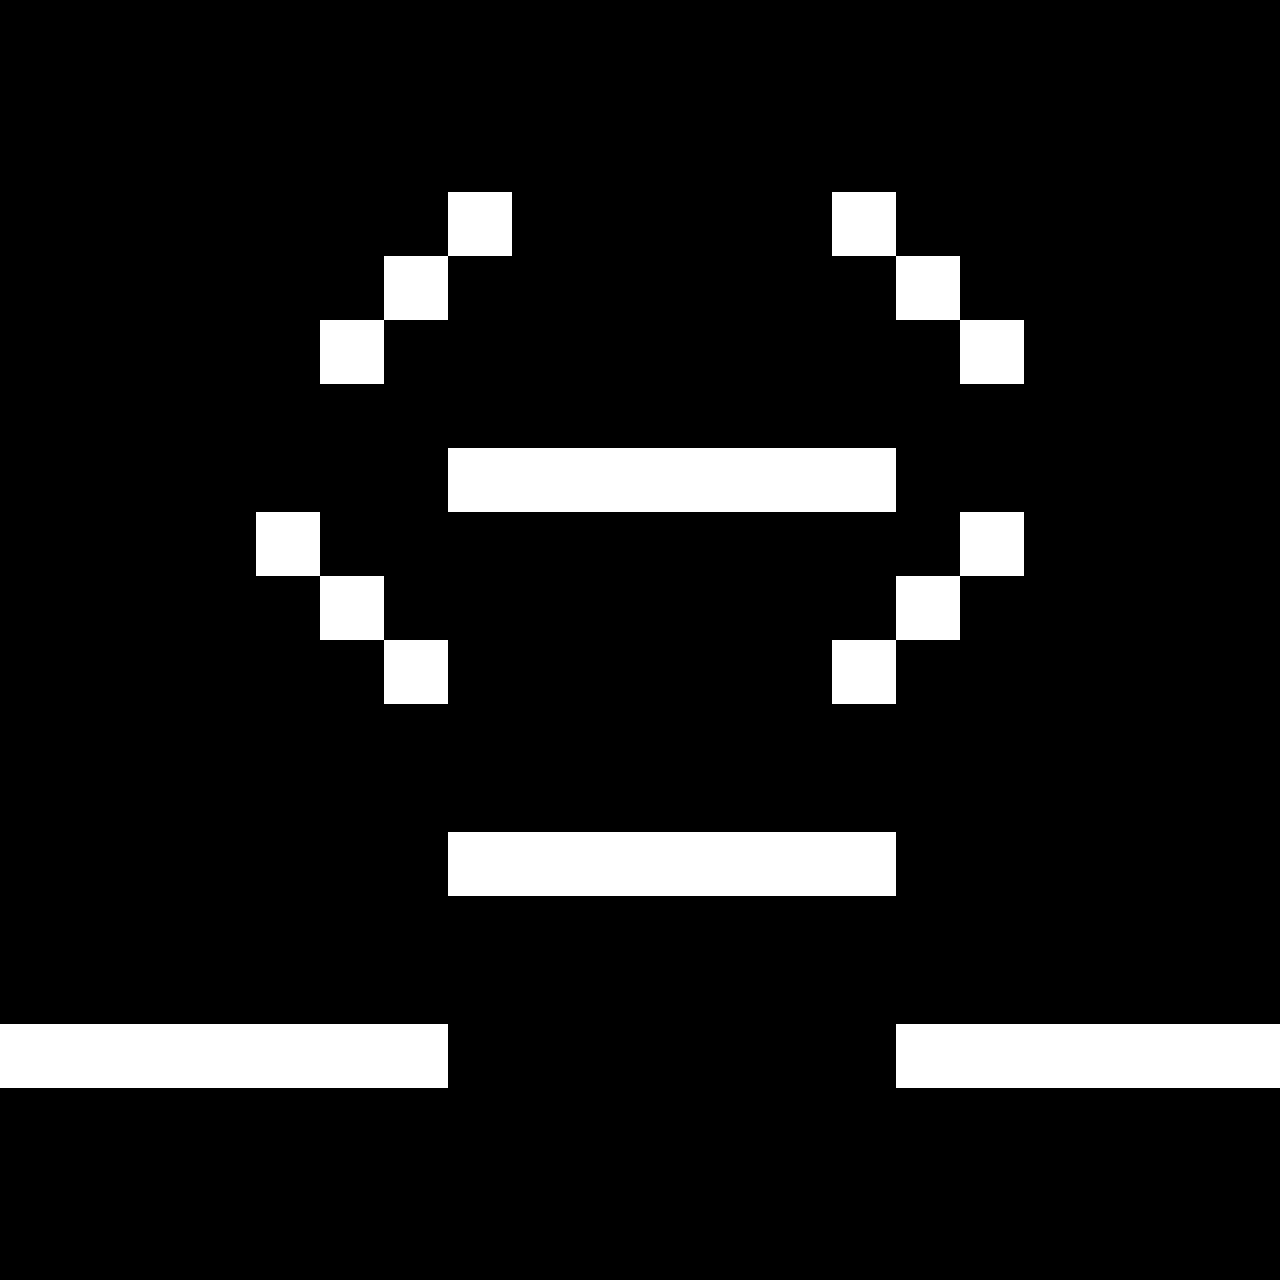

This game map was drawn from its Tiled (.tmx) file and the tilesets committed beside it. A one-line description and the full map source follow:
An orthogonal 20x20 tile map with 64x64 px tiles, 2 tile layers (background, wall).

<map version="1.2" tiledversion="1.3.2" orientation="orthogonal" renderorder="right-down" compressionlevel="-1" width="20" height="20" tilewidth="64" tileheight="64" infinite="0" nextlayerid="3" nextobjectid="1">
 <tileset firstgid="1" name="tiles" tilewidth="64" tileheight="64" tilecount="2" columns="2">
  <image source="../images/tiles.png" width="128" height="64" />
 </tileset>
 <layer id="1" name="background" width="20" height="20">
  <data encoding="csv">
1,1,1,1,1,1,1,1,1,1,1,1,1,1,1,1,1,1,1,1,
1,1,1,1,1,1,1,1,1,1,1,1,1,1,1,1,1,1,1,1,
1,1,1,1,1,1,1,1,1,1,1,1,1,1,1,1,1,1,1,1,
1,1,1,1,1,1,1,1,1,1,1,1,1,1,1,1,1,1,1,1,
1,1,1,1,1,1,1,1,1,1,1,1,1,1,1,1,1,1,1,1,
1,1,1,1,1,1,1,1,1,1,1,1,1,1,1,1,1,1,1,1,
1,1,1,1,1,1,1,1,1,1,1,1,1,1,1,1,1,1,1,1,
1,1,1,1,1,1,1,1,1,1,1,1,1,1,1,1,1,1,1,1,
1,1,1,1,1,1,1,1,1,1,1,1,1,1,1,1,1,1,1,1,
1,1,1,1,1,1,1,1,1,1,1,1,1,1,1,1,1,1,1,1,
1,1,1,1,1,1,1,1,1,1,1,1,1,1,1,1,1,1,1,1,
1,1,1,1,1,1,1,1,1,1,1,1,1,1,1,1,1,1,1,1,
1,1,1,1,1,1,1,1,1,1,1,1,1,1,1,1,1,1,1,1,
1,1,1,1,1,1,1,1,1,1,1,1,1,1,1,1,1,1,1,1,
1,1,1,1,1,1,1,1,1,1,1,1,1,1,1,1,1,1,1,1,
1,1,1,1,1,1,1,1,1,1,1,1,1,1,1,1,1,1,1,1,
1,1,1,1,1,1,1,1,1,1,1,1,1,1,1,1,1,1,1,1,
1,1,1,1,1,1,1,1,1,1,1,1,1,1,1,1,1,1,1,1,
1,1,1,1,1,1,1,1,1,1,1,1,1,1,1,1,1,1,1,1,
1,1,1,1,1,1,1,1,1,1,1,1,1,1,1,1,1,1,1,1
</data>
 </layer>
 <layer id="2" name="wall" width="20" height="20">
  <data encoding="csv">
0,0,0,0,0,0,0,0,0,0,0,0,0,0,0,0,0,0,0,0,
0,0,0,0,0,0,0,0,0,0,0,0,0,0,0,0,0,0,0,0,
0,0,0,0,0,0,0,0,0,0,0,0,0,0,0,0,0,0,0,0,
0,0,0,0,0,0,0,2,0,0,0,0,0,2,0,0,0,0,0,0,
0,0,0,0,0,0,2,0,0,0,0,0,0,0,2,0,0,0,0,0,
0,0,0,0,0,2,0,0,0,0,0,0,0,0,0,2,0,0,0,0,
0,0,0,0,0,0,0,0,0,0,0,0,0,0,0,0,0,0,0,0,
0,0,0,0,0,0,0,2,2,2,2,2,2,2,0,0,0,0,0,0,
0,0,0,0,2,0,0,0,0,0,0,0,0,0,0,2,0,0,0,0,
0,0,0,0,0,2,0,0,0,0,0,0,0,0,2,0,0,0,0,0,
0,0,0,0,0,0,2,0,0,0,0,0,0,2,0,0,0,0,0,0,
0,0,0,0,0,0,0,0,0,0,0,0,0,0,0,0,0,0,0,0,
0,0,0,0,0,0,0,0,0,0,0,0,0,0,0,0,0,0,0,0,
0,0,0,0,0,0,0,2,2,2,2,2,2,2,0,0,0,0,0,0,
0,0,0,0,0,0,0,0,0,0,0,0,0,0,0,0,0,0,0,0,
0,0,0,0,0,0,0,0,0,0,0,0,0,0,0,0,0,0,0,0,
2,2,2,2,2,2,2,0,0,0,0,0,0,0,2,2,2,2,2,2,
0,0,0,0,0,0,0,0,0,0,0,0,0,0,0,0,0,0,0,0,
0,0,0,0,0,0,0,0,0,0,0,0,0,0,0,0,0,0,0,0,
0,0,0,0,0,0,0,0,0,0,0,0,0,0,0,0,0,0,0,0
</data>
 </layer>
</map>